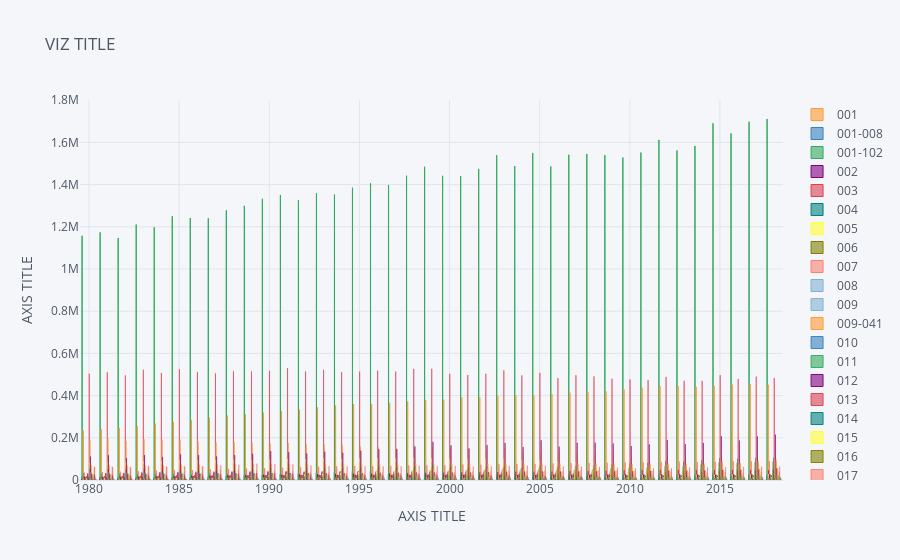

Write notebook code for a chart like this one.
### Code cell
# Cufflinks bar plot

dataset.iplot(kind='bar',
                  x='Periodo',
                  xTitle='AXIS TITLE',
                  yTitle='AXIS TITLE',
                  title='VIZ TITLE')
